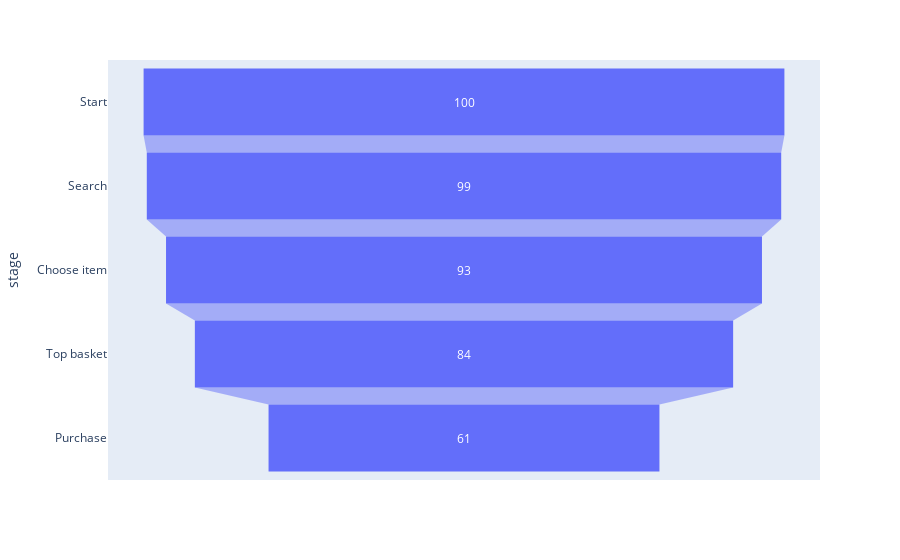

The notebook cell this image was saved under:
### Markdown cell above
#### Визуально изобразим нашу воронку.

### Code cell
data_percent = dict(
    percent=fun,
    stage=["Start", "Search", "Choose item",  "Top basket", "Purchase"])
fig = px.funnel(data_percent, x='percent', y='stage')
fig.show()

### Figure 1 — Plotly figure (JSON) as saved in the notebook; plotly's stock layout.template omitted (floating-point values rounded to 4 significant figures)
{"data": [{"hovertemplate": "percent=%{x}<br>stage=%{y}<extra></extra>", "legendgroup": "", "marker": {"color": "#636efa"}, "name": "", "orientation": "h", "showlegend": false, "type": "funnel", "x": [100, 99, 93, 84, 61], "xaxis": "x", "y": ["Start", "Search", "Choose item", "Top basket", "Purchase"], "yaxis": "y"}], "layout": {"legend": {"tracegroupgap": 0}, "margin": {"t": 60}, "xaxis": {"anchor": "y", "domain": [0, 1], "title": {"text": "percent"}}, "yaxis": {"anchor": "x", "domain": [0, 1], "title": {"text": "stage"}}}}
